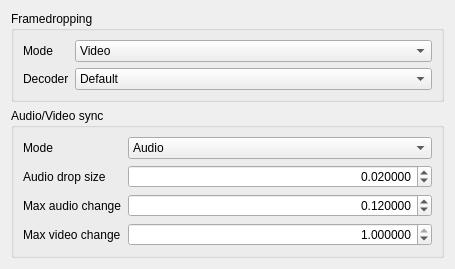
         <widget class="QWidget" name="syncPage">
          <layout class="QVBoxLayout" name="syncPageLayout">
           <item>
            <widget class="QGroupBox" name="framedroppingBox">
             <property name="title">
              <string>Framedropping</string>
             </property>
             <layout class="QFormLayout" name="framedroppingBoxLayout">
              <property name="fieldGrowthPolicy">
               <enum>QFormLayout::FieldGrowthPolicy::AllNonFixedFieldsGrow</enum>
              </property>
              <item row="0" column="0">
               <widget class="QLabel" name="framedroppingModeLabel">
                <property name="text">
                 <string>Mode</string>
                </property>
               </widget>
              </item>
              <item row="0" column="1">
               <widget class="QComboBox" name="framedroppingMode">
                <property name="currentIndex">
                 <number>1</number>
                </property>
                <item>
                 <property name="text">
                  <string>No</string>
                 </property>
                </item>
                <item>
                 <property name="text">
                  <string>Video</string>
                 </property>
                </item>
                <item>
                 <property name="text">
                  <string>Decoder</string>
                 </property>
                </item>
                <item>
                 <property name="text">
                  <string>Decoder+Video</string>
                 </property>
                </item>
               </widget>
              </item>
              <item row="1" column="0">
               <widget class="QLabel" name="framedroppingDecoderModeLabel">
                <property name="text">
                 <string>Decoder</string>
                </property>
               </widget>
              </item>
              <item row="1" column="1">
               <widget class="QComboBox" name="framedroppingDecoderMode">
                <property name="currentIndex">
                 <number>1</number>
                </property>
                <item>
                 <property name="text">
                  <string>None</string>
                 </property>
                </item>
                <item>
                 <property name="text">
                  <string>Default</string>
                 </property>
                </item>
                <item>
                 <property name="text">
                  <string>Non reference</string>
                 </property>
                </item>
                <item>
                 <property name="text">
                  <string>Bi-directional</string>
                 </property>
                </item>
                <item>
                 <property name="text">
                  <string>Non key</string>
                 </property>
                </item>
                <item>
                 <property name="text">
                  <string>All</string>
                 </property>
                </item>
               </widget>
              </item>
             </layout>
            </widget>
           </item>
           <item>
            <widget class="QGroupBox" name="syncAudioVideoBox">
             <property name="title">
              <string>Audio/Video sync</string>
             </property>
             <layout class="QFormLayout" name="syncAudioVideoBoxLayout">
              <property name="fieldGrowthPolicy">
               <enum>QFormLayout::FieldGrowthPolicy::AllNonFixedFieldsGrow</enum>
              </property>
              <item row="0" column="0">
               <widget class="QLabel" name="syncModeLabel">
                <property name="text">
                 <string>Mode</string>
                </property>
               </widget>
              </item>
              <item row="0" column="1">
               <widget class="QComboBox" name="syncMode">
                <item>
                 <property name="text">
                  <string>Audio</string>
                 </property>
                </item>
                <item>
                 <property name="text">
                  <string>Resample audio to match video</string>
                 </property>
                </item>
                <item>
                 <property name="text">
                  <string>Resample audio to match video (may drop frames)</string>
                 </property>
                </item>
                <item>
                 <property name="text">
                  <string>Drop or repeat video frames</string>
                 </property>
                </item>
                <item>
                 <property name="text">
                  <string>Drop or repeat audio data</string>
                 </property>
                </item>
               </widget>
              </item>
              <item row="1" column="0">
               <widget class="QLabel" name="syncAudioDropSizeLabel">
                <property name="text">
                 <string>Audio drop size</string>
                </property>
               </widget>
              </item>
              <item row="2" column="0">
               <widget class="QLabel" name="syncMaxAudioChangeLabel">
                <property name="text">
                 <string>Max audio change</string>
                </property>
               </widget>
              </item>
              <item row="3" column="0">
               <widget class="QLabel" name="syncMaxVideoChangeLabel">
                <property name="text">
                 <string>Max video change</string>
                </property>
               </widget>
              </item>
              <item row="1" column="1">
               <widget class="QDoubleSpinBox" name="syncAudioDropSize">
                <property name="alignment">
                 <set>Qt::AlignmentFlag::AlignRight|Qt::AlignmentFlag::AlignTrailing|Qt::AlignmentFlag::AlignVCenter</set>
                </property>
                <property name="decimals">
                 <number>6</number>
                </property>
                <property name="maximum">
                 <double>1.000000000000000</double>
                </property>
                <property name="value">
                 <double>0.020000000000000</double>
                </property>
               </widget>
              </item>
              <item row="2" column="1">
               <widget class="QDoubleSpinBox" name="syncMaxAudioChange">
                <property name="alignment">
                 <set>Qt::AlignmentFlag::AlignRight|Qt::AlignmentFlag::AlignTrailing|Qt::AlignmentFlag::AlignVCenter</set>
                </property>
                <property name="decimals">
                 <number>6</number>
                </property>
                <property name="maximum">
                 <double>1.000000000000000</double>
                </property>
                <property name="value">
                 <double>0.120000000000000</double>
                </property>
               </widget>
              </item>
              <item row="3" column="1">
               <widget class="QDoubleSpinBox" name="syncMaxVideoChange">
                <property name="alignment">
                 <set>Qt::AlignmentFlag::AlignRight|Qt::AlignmentFlag::AlignTrailing|Qt::AlignmentFlag::AlignVCenter</set>
                </property>
                <property name="decimals">
                 <number>6</number>
                </property>
                <property name="maximum">
                 <double>1.000000000000000</double>
                </property>
                <property name="value">
                 <double>1.000000000000000</double>
                </property>
               </widget>
              </item>
             </layout>
            </widget>
           </item>
           <item>
            <spacer name="syncPageSpacer">
             <property name="orientation">
              <enum>Qt::Orientation::Vertical</enum>
             </property>
             <property name="sizeHint" stdset="0">
              <size>
               <width>0</width>
               <height>0</height>
              </size>
             </property>
            </spacer>
           </item>
          </layout>
         </widget>
